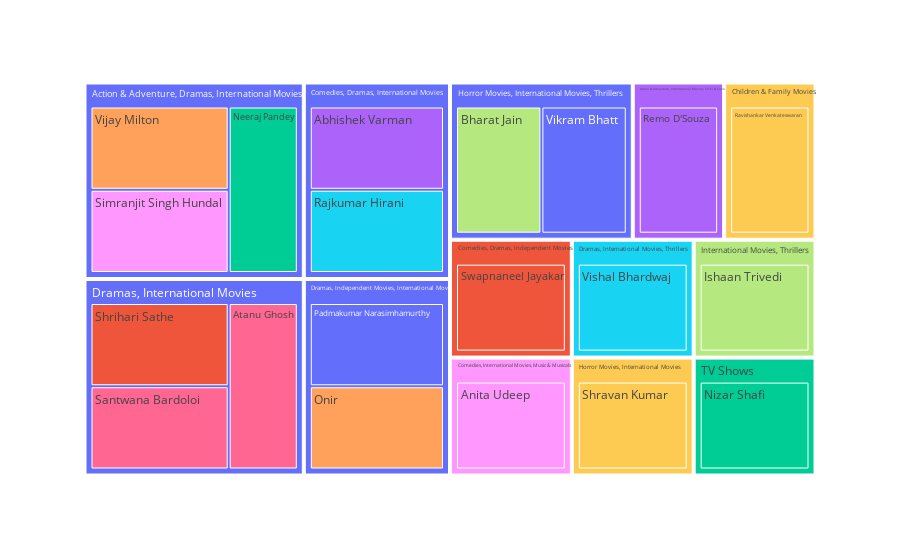

The code cell stored with this chart in its notebook:
### Code cell
import plotly.express as px

fig = px.treemap(india[:20], path=['listed_in','director'],
                 color='director',
                 hover_data=['director','title']
                ) 
fig.show();

### Figure 1 — Plotly figure (JSON) as saved in the notebook; plotly's stock layout.template omitted (floating-point values rounded to 4 significant figures)
{"data": [{"branchvalues": "total", "customdata": [["Padmakumar Narasimhamurthy", "A Billion Colour Story", "Padmakumar Narasimhamurthy"], ["Shrihari Sathe", "1000 Rupee Note", "Shrihari Sathe"], ["Nizar Shafi", "7 (Seven)", "Nizar Shafi"], ["Remo D'Souza", "A Flying Jatt", "Remo D'Souza"], ["Vijay Milton", "Goli Soda 2", "Vijay Milton"], ["Vishal Bhardwaj", "7 Khoon Maaf", "Vishal Bhardwaj"], ["Santwana Bardoloi", "Maj Rati Keteki", "Santwana Bardoloi"], ["Bharat Jain", "6-5=2", "Bharat Jain"], ["Simranjit Singh Hundal", "25 Kille", "Simranjit Singh Hundal"], ["Ravishankar Venkateswaran", "A truthful Mother", "Ravishankar Venkateswaran"], ["Vikram Bhatt", "1920", "Vikram Bhatt"], ["Swapnaneel Jayakar", "15-Aug", "Swapnaneel Jayakar"], ["Neeraj Pandey", "A Wednesday", "Neeraj Pandey"], ["Abhishek Varman", "2 States", "Abhishek Varman"], ["Onir", "Kuch Bheege Alfaaz", "Onir"], ["Rajkumar Hirani", "3 Idiots", "Rajkumar Hirani"], ["Atanu Ghosh", "Mayurakshi", "Atanu Ghosh"], ["Ishaan Trivedi", "A Scandall", "Ishaan Trivedi"], ["Anita Udeep", "90 ML", "Anita Udeep"], ["Shravan Kumar", "706", "Shravan Kumar"], ["(?)", "(?)", "(?)"], ["Remo D'Souza", "A Flying Jatt", "Remo D'Souza"], ["Ravishankar Venkateswaran", "A truthful Mother", "Ravishankar Venkateswaran"], ["Swapnaneel Jayakar", "15-Aug", "Swapnaneel Jayakar"], ["(?)", "(?)", "(?)"], ["Anita Udeep", "90 ML", "Anita Udeep"], ["(?)", "(?)", "(?)"], ["(?)", "(?)", "(?)"], ["Vishal Bhardwaj", "7 Khoon Maaf", "Vishal Bhardwaj"], ["Shravan Kumar", "706", "Shravan Kumar"], ["(?)", "(?)", "(?)"], ["Ishaan Trivedi", "A Scandall", "Ishaan Trivedi"], ["Nizar Shafi", "7 (Seven)", "Nizar Shafi"]], "domain": {"x": [0, 1], "y": [0, 1]}, "hovertemplate": "labels=%{label}<br>count=%{value}<br>parent=%{parent}<br>id=%{id}<br>director=%{customdata[2]}<br>title=%{customdata[1]}<extra></extra>", "ids": ["Dramas, Independent Movies, International Movies/Padmakumar Narasimhamurthy", "Dramas, International Movies/Shrihari Sathe", "TV Shows/Nizar Shafi", "Action & Adventure, International Movies, Sci-Fi & Fantasy/Remo D'Souza", "Action & Adventure, Dramas, International Movies/Vijay Milton", "Dramas, International Movies, Thrillers/Vishal Bhardwaj", "Dramas, International Movies/Santwana Bardoloi", "Horror Movies, International Movies, Thrillers/Bharat Jain", "Action & Adventure, Dramas, International Movies/Simranjit Singh Hundal", "Children & Family Movies/Ravishankar Venkateswaran", "Horror Movies, International Movies, Thrillers/Vikram Bhatt", "Comedies, Dramas, Independent Movies/Swapnaneel Jayakar", "Action & Adventure, Dramas, International Movies/Neeraj Pandey", "Comedies, Dramas, International Movies/Abhishek Varman", "Dramas, Independent Movies, International Movies/Onir", "Comedies, Dramas, International Movies/Rajkumar Hirani", "Dramas, International Movies/Atanu Ghosh", "International Movies, Thrillers/Ishaan Trivedi", "Comedies, International Movies, Music & Musicals/Anita Udeep", "Horror Movies, International Movies/Shravan Kumar", "Action & Adventure, Dramas, International Movies", "Action & Adventure, International Movies, Sci-Fi & Fantasy", "Children & Family Movies", "Comedies, Dramas, Independent Movies", "Comedies, Dramas, International Movies", "Comedies, International Movies, Music & Musicals", "Dramas, Independent Movies, International Movies", "Dramas, International Movies", "Dramas, International Movies, Thrillers", "Horror Movies, International Movies", "Horror Movies, International Movies, Thrillers", "International Movies, Thrillers", "TV Shows"], "labels": ["Padmakumar Narasimhamurthy", "Shrihari Sathe", "Nizar Shafi", "Remo D'Souza", "Vijay Milton", "Vishal Bhardwaj", "Santwana Bardoloi", "Bharat Jain", "Simranjit Singh Hundal", "Ravishankar Venkateswaran", "Vikram Bhatt", "Swapnaneel Jayakar", "Neeraj Pandey", "Abhishek Varman", "Onir", "Rajkumar Hirani", "Atanu Ghosh", "Ishaan Trivedi", "Anita Udeep", "Shravan Kumar", "Action & Adventure, Dramas, International Movies", "Action & Adventure, International Movies, Sci-Fi & Fantasy", "Children & Family Movies", "Comedies, Dramas, Independent Movies", "Comedies, Dramas, International Movies", "Comedies, International Movies, Music & Musicals", "Dramas, Independent Movies, International Movies", "Dramas, International Movies", "Dramas, International Movies, Thrillers", "Horror Movies, International Movies", "Horror Movies, International Movies, Thrillers", "International Movies, Thrillers", "TV Shows"], "marker": {"colors": ["#636efa", "#EF553B", "#00cc96", "#ab63fa", "#FFA15A", "#19d3f3", "#FF6692", "#B6E880", "#FF97FF", "#FECB52", "#636efa", "#EF553B", "#00cc96", "#ab63fa", "#FFA15A", "#19d3f3", "#FF6692", "#B6E880", "#FF97FF", "#FECB52", "#636efa", "#ab63fa", "#FECB52", "#EF553B", "#636efa", "#FF97FF", "#636efa", "#636efa", "#19d3f3", "#FECB52", "#636efa", "#B6E880", "#00cc96"]}, "name": "", "parents": ["Dramas, Independent Movies, International Movies", "Dramas, International Movies", "TV Shows", "Action & Adventure, International Movies, Sci-Fi & Fantasy", "Action & Adventure, Dramas, International Movies", "Dramas, International Movies, Thrillers", "Dramas, International Movies", "Horror Movies, International Movies, Thrillers", "Action & Adventure, Dramas, International Movies", "Children & Family Movies", "Horror Movies, International Movies, Thrillers", "Comedies, Dramas, Independent Movies", "Action & Adventure, Dramas, International Movies", "Comedies, Dramas, International Movies", "Dramas, Independent Movies, International Movies", "Comedies, Dramas, International Movies", "Dramas, International Movies", "International Movies, Thrillers", "Comedies, International Movies, Music & Musicals", "Horror Movies, International Movies", "", "", "", "", "", "", "", "", "", "", "", "", ""], "type": "treemap", "values": [1, 1, 1, 1, 1, 1, 1, 1, 1, 1, 1, 1, 1, 1, 1, 1, 1, 1, 1, 1, 3, 1, 1, 1, 2, 1, 2, 3, 1, 1, 2, 1, 1]}], "layout": {"legend": {"tracegroupgap": 0}, "margin": {"t": 60}}}
